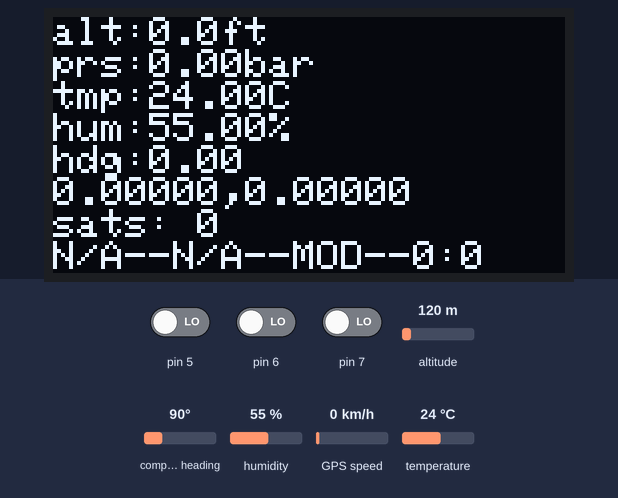
This sketch was run on a simulated Arduino Uno, built with avr-gcc and run on an emulated ATmega328P. Parts: 128×64 one-colour display. The inputs (shaded band) are chosen by the test bench; at power-on: pin 7 LOW, altitude 120 m, pin 5 LOW, pin 6 LOW, compass heading 90°, humidity 55 %, GPS speed 0 km/h, temperature 24 °C. EEPROM starts erased; the GPS gets a fix after 3 s at 37.7749, -122.4194 with 8 satellites.

Above: at 2.7 s.
2.8 s: pin 7 driven HIGH
At 5.4 s:
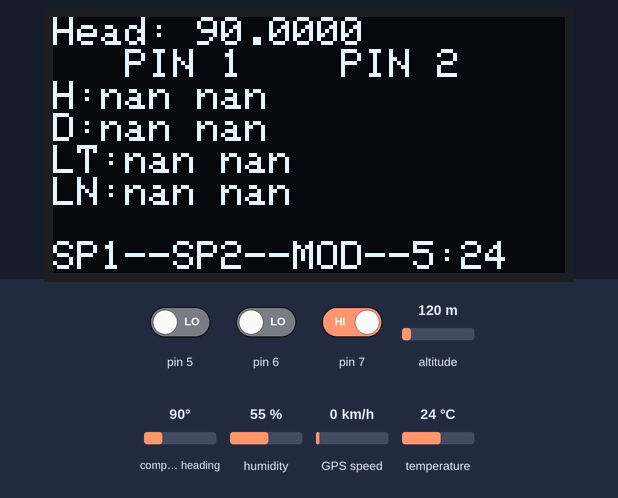
9.1 s: altitude set to 20 m
At 15.0 s:
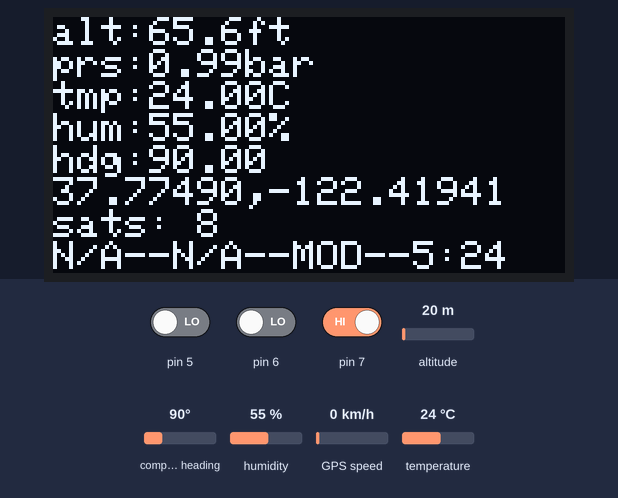
15.4 s: pin 5 driven HIGH
At 19.1 s:
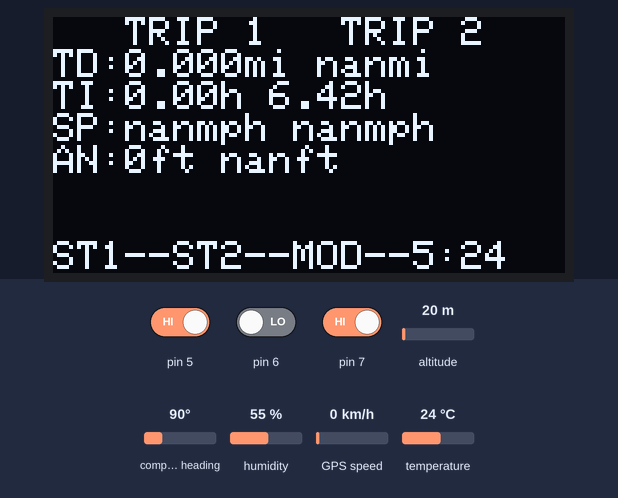
19.6 s: pin 6 driven HIGH
At 23.3 s:
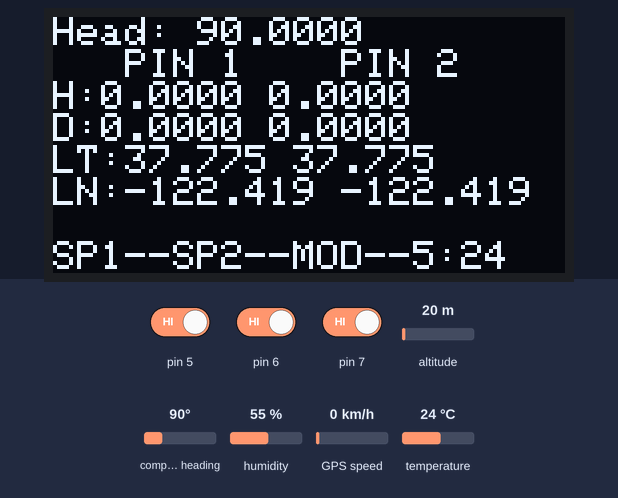
25.6 s: compass heading set to 7°
At 29.1 s:
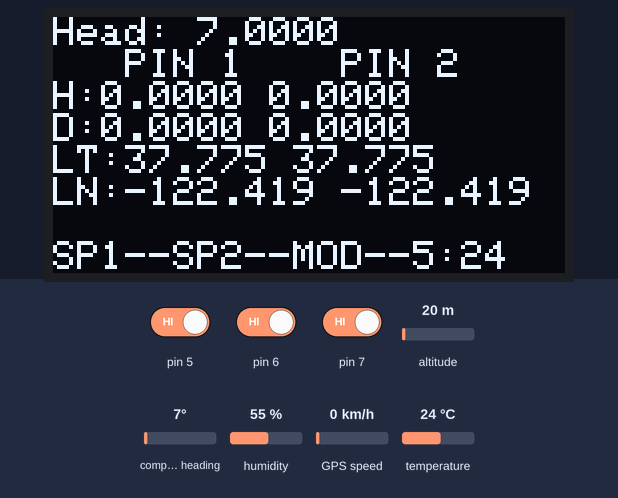
31.6 s: humidity set to 22 %
At 32.6 s:
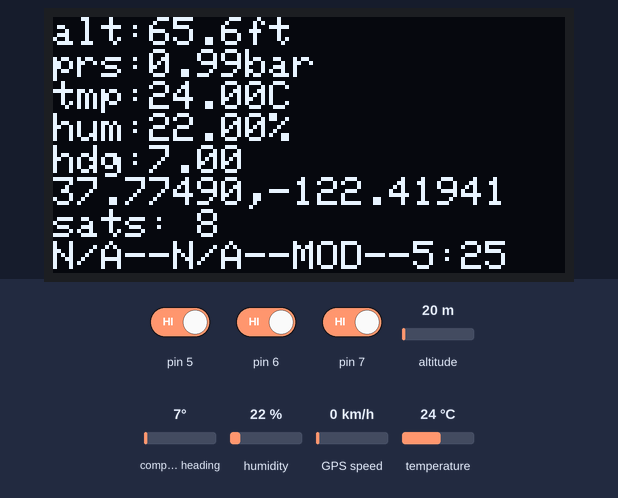
Timing chart, 0 to 34.6 s (numbered marks = the images above; inputs shaded):
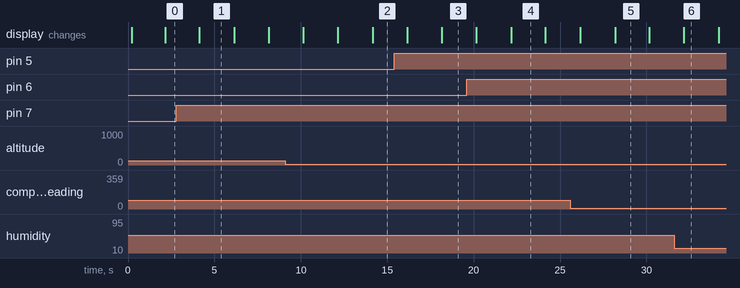

The sketch:

abeona.ino
```cpp
/*
 * Randy Powell
 * Capitol Technology University
 * Senior Design Project
 * Spring 2019
 * ABEONA: A Hiking Environment Tracker and Navigation Device
 */
//Sensor libraries
#include <TinyGPS++.h>
#include <SoftwareSerial.h>
#include <Wire.h>
//#include <Adafruit_GFX.h>
//#include <Adafruit_SSD1306.h>

#include <SSD1306Ascii.h>
#include <SSD1306AsciiWire.h>
#include <math.h>
#include <AM2320.h>
#include <EEPROM.h>
#define pi 3.14159265358979323846

//----- EERPOM MEMORY LOCATIONS AND SIZES -------
/* VARIABLE       LOCATION    SIZE    TYPE
 * --------       --------    ----    ----
 * pin1_lat       0           4       float
 * pin1_lon       4           4       float
 * pin2_lat       8           4       float
 * pin2_lon       12          4       float
 * trp1_st_time_h 16          1       char
 * trp1_st_time_m 17          1       char
 * trp2_st_time_h 18          1       char
 * trp2_st_time_m 19          1       char
 * trp1_tot_dist  20          4       float
 * trp2_tot_dist  24          4       float
 * trp1_st_alt    28          4       float
 * trp2_st_alt    32          4       float
 * trp_last_lat   36          4       float
 * trp_last_lon   40          4       float
 */


//Setup Temp/Hum Sensor
AM2320 th;

//Setup Display ---------------
//#define OLED_RESET 4
//Adafruit_SSD1306 display(OLED_RESET);
SSD1306AsciiWire oled;
#define OLED_ADDRESS 0x3C
#define OLED_RST -1

//setup GPS -------------------
static const int RXPin = 4, TXPin = 3;
static const uint32_t GPSBaud = 9600;

// The TinyGPS++ object
TinyGPSPlus gps;

// The serial connection to the GPS device
SoftwareSerial ss(RXPin, TXPin);

//Environment Variables----------------
float latt,lon;
float alt,pres;
float head;
char sats;
char time_h,time_m;
//int time_s;
float temp,humid;
unsigned long prev_mil = 0;
char mode=1;

//Trip data------------
unsigned long trp_prev_mil;
float trp_last_lat,trp_last_lon;
//float trp_last_alt;
//--- Trip 1 ---
float trp1_tot_dist;
float trp1_st_alt;
//float trp1_alt_gain;
char trp1_st_time_h;
char trp1_st_time_m;
//--- Trip 2 ---
float trp2_tot_dist;
float trp2_st_alt;
//float trp2_alt_gain;
char trp2_st_time_h;
char trp2_st_time_m;
//pin data------------------

float pin1_lat,pin1_lon;
float pin2_lat,pin2_lon;

//buttons-------------------
//const char bp1 = 8;
//const char bp2 = 9;
//const char bp3 = 10;
//char bs1 = 0;
//char bs2 = 0;
//char bs3 = 0;

unsigned long b1_prev_mil=0;
unsigned long b2_prev_mil=0;
unsigned long b3_prev_mil=0;

void setup(){
  Serial.begin(9600);
  delay(200);
  ss.begin(GPSBaud);


  #if OLED_RST >= 0
  oled.begin(&Adafruit128x64, OLED_ADDRESS, OLED_RST);
  #else // RST_PIN >= 0
  oled.begin(&Adafruit128x64, OLED_ADDRESS);
  #endif
//-------- Set saved values ------------
  EEPROM.get(0, pin1_lat);
  EEPROM.get(4, pin1_lon);
  EEPROM.get(8, pin2_lat);
  EEPROM.get(12, pin2_lon);
  EEPROM.get(16, trp1_st_time_h);
  EEPROM.get(17, trp1_st_time_m);
  EEPROM.get(18, trp2_st_time_h);
  EEPROM.get(19, trp2_st_time_m);
  EEPROM.get(20, trp1_tot_dist);
  EEPROM.get(24, trp2_tot_dist);
  EEPROM.get(28, trp1_st_alt);
  EEPROM.get(32, trp2_st_alt);
  EEPROM.get(36, trp_last_lat);
  EEPROM.get(40, trp_last_lon);


}

void loop(){
  // This sketch displays information every time a new sentence is correctly encoded.
  while (ss.available() > 0){
    gps.encode(ss.read());
    if (gps.location.isUpdated()){

      latt=gps.location.lat();
      lon=gps.location.lng();
      time_h=gps.time.hour()-5;
      if(time_h<0){
        time_h=time_h+24;
        }
      time_m=gps.time.minute();
      //time_s=gps.time.second();
      alt=gps.altitude.feet();
      pres=alt_to_pres(alt);
      head=gps.course.deg();
      sats=gps.satellites.value();
    }
  }
  unsigned long cur_mil = millis();
  //Set up delay based on timestamp for these actions (only execute every 2 seconds)---------
  if(cur_mil-prev_mil>2000){
    prev_mil=cur_mil;
    //read temp and humidity
    switch(th.Read()){
      case 2:
      case 1:
        temp=-99;
        humid=-99;
        break;
      case 0:
        temp=th.t;
        humid=th.h;
        break;
    }
    if(mode==2){
      mode_2();
    }else if(mode==3){
      mode_3();
    }else{
      mode_1();
    }
    //delay(15);
  }
  //---------- Handle Trip data every 60 seconds -----------
  if(cur_mil-trp_prev_mil>60000){
    //---Trip 1 ---
    //Find distance between current lat/lon and last trp lat/lon
    float tmp_dist = dist_between(latt,lon,trp_last_lat,trp_last_lon);
    //  Add it to total trip distance for both
    trp1_tot_dist = trp1_tot_dist + tmp_dist;
    trp2_tot_dist = trp2_tot_dist + tmp_dist;

    //  Set trp last lat/lon/alt to current
    trp_last_lat = latt;
    trp_last_lon = lon;


    EEPROM.put(20,trp1_tot_dist);
    EEPROM.put(24,trp2_tot_dist);
    EEPROM.put(36,trp_last_lat);
    EEPROM.put(40,trp_last_lon);
    }
  //---------- Handle button pressing -------------------


  // button 1 handler (pin 5)
  if(digitalRead(5) == HIGH){
    if(cur_mil-b1_prev_mil>2000){

        if(mode==2){
          //Set pin 1 location
          pin1_lat=latt;
          pin1_lon=lon;
          EEPROM.put(0,pin1_lat);
          EEPROM.put(4,pin1_lon);

        }else if(mode==3){
          //Start trip 1
          trp1_tot_dist=0;
//          trp1_alt_gain=0;
          trp1_st_time_h=time_h;
          trp1_st_time_m=time_m;
          trp1_st_alt=alt;

          EEPROM.put(16,trp1_st_time_h);
          EEPROM.put(17,trp1_st_time_m);
          EEPROM.put(28,trp1_st_alt);

        }

      b1_prev_mil=cur_mil;
    }
  }

  // button 2 handler (pin 6)
  if(digitalRead(6) == HIGH){
    if(cur_mil-b2_prev_mil>2000){
        if(mode==2){
          //Set pin 2 location
          pin2_lat=latt;
          pin2_lon=lon;
          EEPROM.put(8,pin2_lat);
          EEPROM.put(12,pin2_lon);

        }else{
          //Start trip 2
          trp2_tot_dist=0;
//          trp2_alt_gain=0;
          trp2_st_time_h=time_h;
          trp2_st_time_m=time_m;
          trp2_st_alt=alt;
          EEPROM.put(18,trp2_st_time_h);
          EEPROM.put(19,trp2_st_time_m);
          EEPROM.put(32,trp2_st_alt);

        }
      b2_prev_mil=cur_mil;
    }
  }

  // button 3 handler (pin 7)
  if(digitalRead(7) == HIGH){
    if(cur_mil-b3_prev_mil>2000){
        if(mode==1){
          mode=2;
        }else if(mode==2){
          mode=3;
        }else{
          mode=1;
        }
      b3_prev_mil=cur_mil;
    }
  }


  //-------------------------------------------------------
}

//--------- DISPLAY MODE FUNCTIONS ------------------
//MODE 1: BASIC DATA PRINT
//  Print basic environment data metrics to the screen.
//  Button options:
//    -- N/A: No Function
//    -- N/A: No Function
//    -- MOD: Change Mode
void mode_1(){
  oled.clear();   // clears the screen and buffer

  oled.setFont(Adafruit5x7);
  oled.setCursor(0, 0);


    //display.print(F(":"));
    //display.println(time_s);
    oled.print(F("alt:"));
    oled.print(alt,1);
    oled.println(F("ft"));
    oled.print(F("prs:"));
    oled.print(pres);
    oled.println(F("bar"));
    oled.print(F("tmp:"));
    oled.print(temp);
    oled.println(F("C"));
    oled.print(F("hum:"));
    oled.print(humid);
    oled.println(F("%"));

    oled.print(F("hdg:"));
    oled.println(head);

    oled.print(latt,5);
    oled.print(F(","));
    oled.println(lon,5);
    oled.print(F("sats: "));
    oled.println((short)sats);
    oled.print(F("N/A--N/A--MOD--"));
    oled.print((short)time_h);
    oled.print(F(":"));
    oled.println((short)time_m);
//  oled.display();
  return;
  }
//MODE 2: COMPASS PINFINDING
//  Print distance and direction to two set pins.
//  Button options:
//    -- SP1: Set the location of pin 1
//    -- SP2: Set the location of pin 2
//    -- MOD: Change Mode
void mode_2(){
  oled.clear();   // clears the screen and buffer

  oled.setFont(Adafruit5x7);

//  oled.setCursor(0, 0);
  oled.print(F("Head: "));
  oled.println(head,4);

//  oled.setCursor(20, 8);
  oled.println(F("   PIN 1    PIN 2"));

  //Heading to pin 1, pin 2
//  oled.setCursor(0, 16);
  oled.print(F("H:"));
  oled.print(bearing(latt,lon,pin1_lat,pin1_lon),4);
  oled.print(F(" "));
//  oled.setCursor(72, 16);
  oled.println(bearing(latt,lon,pin2_lat,pin2_lon),4);

  //Distance to pin 1, pin 2
//    oled.setCursor(0, 24);
  oled.print(F("D:"));
  oled.print(dist_between(latt,lon,pin1_lat,pin1_lon),4);
  oled.print(F(" "));
//  oled.setCursor(72, 24);
  oled.println(dist_between(latt,lon,pin2_lat,pin2_lon),4);

  //Latitude of pin 1, pin 2
//    oled.setCursor(0, 32);
  oled.print(F("LT:"));
  oled.print(pin1_lat,3);
  oled.print(F(" "));
//  oled.setCursor(72, 32);
  oled.println(pin2_lat,3);

  //Longitude of pin 1, pin 2
//  oled.setCursor(0, 40);
  oled.print(F("LN:"));
  oled.print(pin1_lon,3);
  oled.print(F(" "));
//  oled.setCursor(72, 40);
  oled.println(pin2_lon,3);
  oled.println();
//  oled.setCursor(0, 56);
  oled.print(F("SP1--SP2--MOD--"));
  oled.print((short)time_h);
  oled.print(F(":"));
  oled.println((short)time_m);

//  oled.display();

  return;
  }
//MODE 3: TRIP DATA
//  Print trip information for two different trips (day and trip)
//  Button options:
//    -- TP1: Reset and start tracking trip 1
//    -- TP2: Reset and start tracking trip 2
//    -- MOD: Change Mode
void mode_3(){
//  ct=time_h+time_m/60
//  st=trp1_st_time_h+trp1_st_time_m/60;
float dt1=((time_h+time_m/60.0)-(trp1_st_time_h+trp1_st_time_m/60.0));
if(dt1<0){dt1=dt1+24;}
float dt2=((time_h+time_m/60.0)-(trp2_st_time_h+trp2_st_time_m/60.0));
if(dt2<0){dt2=dt2+24;}
  oled.clear();   // clears the screen and buffer

  oled.setFont(Adafruit5x7);


  oled.println(F("   TRIP 1   TRIP 2"));

  oled.print(F("TD:"));
  oled.print(trp1_tot_dist,3);
  oled.print(F("mi "));

//  oled.setCursor(72, 1);
  oled.print(trp2_tot_dist,3);
  oled.println(F("mi"));

//  oled.setCursor(0, 16);
  oled.print(F("TI:"));
  oled.print(dt1,2);
  oled.print(F("h "));

//  oled.setCursor(72, 16);
  oled.print(dt2,2);
  oled.println(F("h"));

//    oled.setCursor(0, 24);
  oled.print(F("SP:"));
  oled.print(trp1_tot_dist/dt1,2);
  oled.print(F("mph "));

//  oled.setCursor(72, 24);
  oled.print(trp2_tot_dist/dt2,2);
  oled.println(F("mph"));

//    oled.setCursor(0, 32);
  oled.print(F("AN:"));
  oled.print(alt-trp1_st_alt,0);
  oled.print(F("ft "));

//  oled.setCursor(72, 32);
  oled.print(alt-trp2_st_alt,0);
  oled.println(F("ft"));
  oled.println();
  oled.println();

//  oled.setCursor(0, 56);
  oled.print(F("ST1--ST2--MOD--"));
  oled.print((short)time_h);
  oled.print(F(":"));
  oled.println((short)time_m);

//  oled.display();

  return;
  }

// -------------------- HELPER FUNCTIONS ---------------------
//calculate pressure in bars from altitude
float alt_to_pres(float alt){
    return 1.01325*pow((1-(2.25577*pow(10,-5)*alt*3.28084)),5.25588);
}

float dist_between(float lat1,float lon1,float lat2, float lon2){
  float a,c,d,d_o,d_y;
  float R=6371000;//earth radius in meters
  if ((lat1 == lat2) && (lon1 == lon2)) {
    return 0;
  }
  else {
//    o1=deg2rad(lat1);
//    o2=deg2rad(lat2);
    d_o=deg2rad(lat2-lat1);
    d_y=deg2rad(lon2-lon1);
    a=sin(d_o/2)*sin(d_o/2)+cos(deg2rad(lat1))*cos(deg2rad(lat2))*sin(d_y/2)*sin(d_y/2);
    c=2*atan2(sqrt(a),sqrt(1-a));
    d=R*c/1609.344;
    return d;
  }
}

float bearing(float lat1,float lon1,float lat2, float lon2){
  float y,x,brng;
  y=sin(deg2rad(lon2)-deg2rad(lon1));
  x=cos(deg2rad(lat1))*sin(deg2rad(lat2))-sin(deg2rad(lat1))*cos(deg2rad(lat2))*cos(deg2rad(lon2)-deg2rad(lon1));
  brng=rad2deg(atan2(y,x));
  return brng;
}

float rad2deg(float rad) {

  return (rad * 180 / pi);
}

float deg2rad(float deg) {
  return (deg * pi / 180);
}
```

Measured:
- after the input at 2.8 s, the display: changes after 1.3 s (image 1)
- after the input at 19.6 s, the display: first differs from a run without the input after 2.6 s (image 4)
- what the display in image 1 shows lasts 2.0 s, from 4.1 s to 6.1 s
